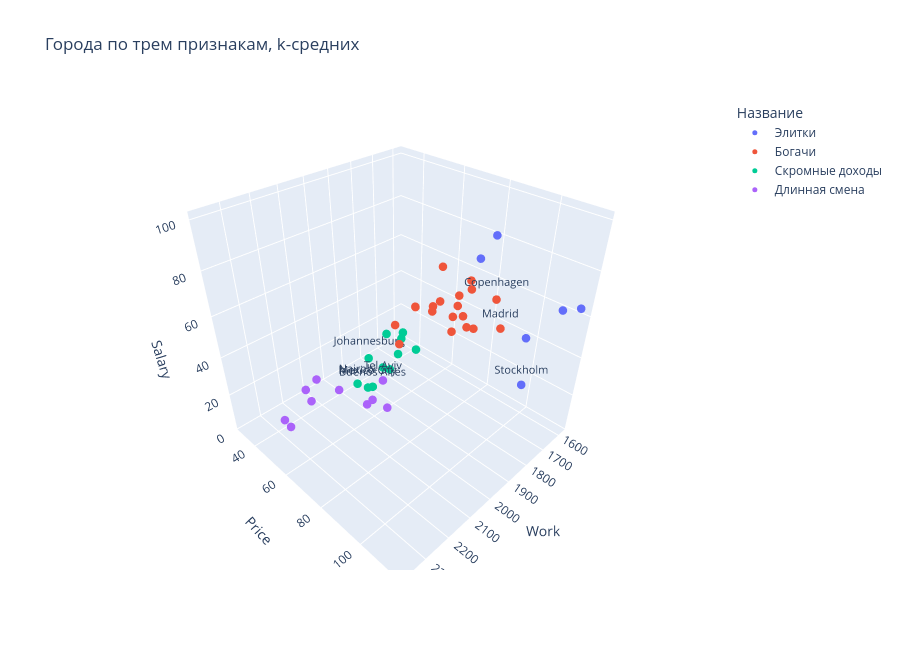

Notebook source saved alongside this figure:
### Code cell
import plotly.express as px

plot_df = df_clusters.reset_index()
plot_df['Подпись'] = plot_df['City'].where(plot_df['City'].isin(border_cities), '')
plot_df['Подпись'] = plot_df['Подпись'].str.replace('_', ' ', regex=False)

fig_3d = px.scatter_3d(
    plot_df,
    x='Work',
    y='Price',
    z='Salary',
    color='Название',
    hover_name='City',
    text='Подпись',
    category_orders={'Название': name_order},
    title='Города по трем признакам, k-средних',
    height=650,
)
fig_3d.update_traces(marker_size=5, textposition='top center', textfont_size=11)
fig_3d.show()

### Figure 1 — Plotly figure (JSON) as saved in the notebook; plotly's stock layout.template omitted (floating-point values rounded to 4 significant figures)
{"data": [{"hovertemplate": "<b>%{hovertext}</b><br><br>Название=Элитки<br>Work=%{x}<br>Price=%{y}<br>Salary=%{z}<br>Подпись=%{text}<extra></extra>", "hovertext": ["Geneva", "Helsinki", "Oslo", "Stockholm", "Tokyo", "Zurich"], "legendgroup": "Элитки", "marker": {"color": "#636efa", "size": 5, "symbol": "circle"}, "mode": "markers+text", "name": "Элитки", "scene": "scene", "showlegend": true, "text": ["", "", "", "Stockholm", "", ""], "textfont": {"size": 11}, "textposition": "top center", "type": "scatter3d", "x": [1880, 1667, 1583, 1805, 1880, 1868], "y": [95.9, 113.6, 115.5, 111.3, 115.0, 100.0], "z": [90.3, 66.6, 63.7, 39.2, 68.0, 100.0]}, {"hovertemplate": "<b>%{hovertext}</b><br><br>Название=Богачи<br>Work=%{x}<br>Price=%{y}<br>Salary=%{z}<br>Подпись=%{text}<extra></extra>", "hovertext": ["Amsterdam", "Brussels", "Chicago", "Copenhagen", "Dublin", "Dusseldorf", "Frankfurt", "Houston", "London", "Los_Angeles", "Luxembourg", "Madrid", "Milan", "Montreal", "New_York", "Paris", "Sydney", "Toronto", "Vienna"], "legendgroup": "Богачи", "marker": {"color": "#EF553B", "size": 5, "symbol": "circle"}, "mode": "markers+text", "name": "Богачи", "scene": "scene", "showlegend": true, "text": ["", "", "", "Copenhagen", "", "", "", "", "", "", "", "Madrid", "", "", "", "", "", "", ""], "textfont": {"size": 11}, "textposition": "top center", "type": "scatter3d", "x": [1714, 1708, 1924, 1717, 1759, 1693, 1650, 1978, 1737, 2068, 1768, 1710, 1773, 1827, 1942, 1744, 1668, 1888, 1780], "y": [65.6, 73.8, 73.9, 91.3, 76.0, 78.5, 74.5, 71.9, 84.2, 79.8, 71.1, 93.8, 82.0, 72.7, 83.3, 81.6, 70.8, 70.2, 78.0], "z": [49.0, 50.5, 61.9, 62.9, 41.4, 60.2, 60.4, 46.3, 46.2, 65.2, 71.1, 50.0, 53.3, 56.3, 65.8, 45.9, 52.1, 58.2, 51.3]}, {"hovertemplate": "<b>%{hovertext}</b><br><br>Название=Скромные доходы<br>Work=%{x}<br>Price=%{y}<br>Salary=%{z}<br>Подпись=%{text}<extra></extra>", "hovertext": ["Athens", "Buenos_Aires", "Johannesburg", "Lagos", "Lisbon", "Mexico_City", "Nairobi", "Nicosia", "Rio_de_Janeiro", "San_Paulo", "Seoul"], "legendgroup": "Скромные доходы", "marker": {"color": "#00cc96", "size": 5, "symbol": "circle"}, "mode": "markers+text", "name": "Скромные доходы", "scene": "scene", "showlegend": true, "text": ["", "Buenos Aires", "Johannesburg", "", "", "Mexico City", "Nairobi", "", "", "", ""], "textfont": {"size": 11}, "textposition": "top center", "type": "scatter3d", "x": [1792, 1971, 1945, 1786, 1742, 1944, 1958, 1825, 1749, 1856, 1842], "y": [53.8, 56.1, 51.1, 45.2, 56.2, 49.8, 45.0, 47.9, 46.3, 48.9, 58.3], "z": [30.4, 12.5, 24.0, 2.7, 18.8, 5.7, 5.8, 28.3, 10.5, 11.1, 32.7]}, {"hovertemplate": "<b>%{hovertext}</b><br><br>Название=Длинная смена<br>Work=%{x}<br>Price=%{y}<br>Salary=%{z}<br>Подпись=%{text}<extra></extra>", "hovertext": ["Bogota", "Bombay", "Caracas", "Hong_Kong", "Kuala_Lumpur", "Manila", "Panama", "Singpore", "Taipei", "Tel_Aviv"], "legendgroup": "Длинная смена", "marker": {"color": "#ab63fa", "size": 5, "symbol": "circle"}, "mode": "markers+text", "name": "Длинная смена", "scene": "scene", "showlegend": true, "text": ["", "", "", "", "", "", "", "", "", "Tel Aviv"], "textfont": {"size": 11}, "textposition": "top center", "type": "scatter3d", "x": [2152, 2052, 2041, 2375, 2167, 2268, 2078, 2042, 2145, 2015], "y": [37.9, 30.3, 61.0, 63.8, 43.5, 40.0, 49.2, 64.4, 84.3, 67.3], "z": [11.5, 5.3, 10.9, 27.8, 9.9, 4.0, 13.8, 16.1, 34.5, 27.0]}], "layout": {"height": 650, "legend": {"title": {"text": "Название"}, "tracegroupgap": 0}, "scene": {"domain": {"x": [0.0, 1.0], "y": [0.0, 1.0]}, "xaxis": {"title": {"text": "Work"}}, "yaxis": {"title": {"text": "Price"}}, "zaxis": {"title": {"text": "Salary"}}}, "title": {"text": "Города по трем признакам, k-средних"}}}
